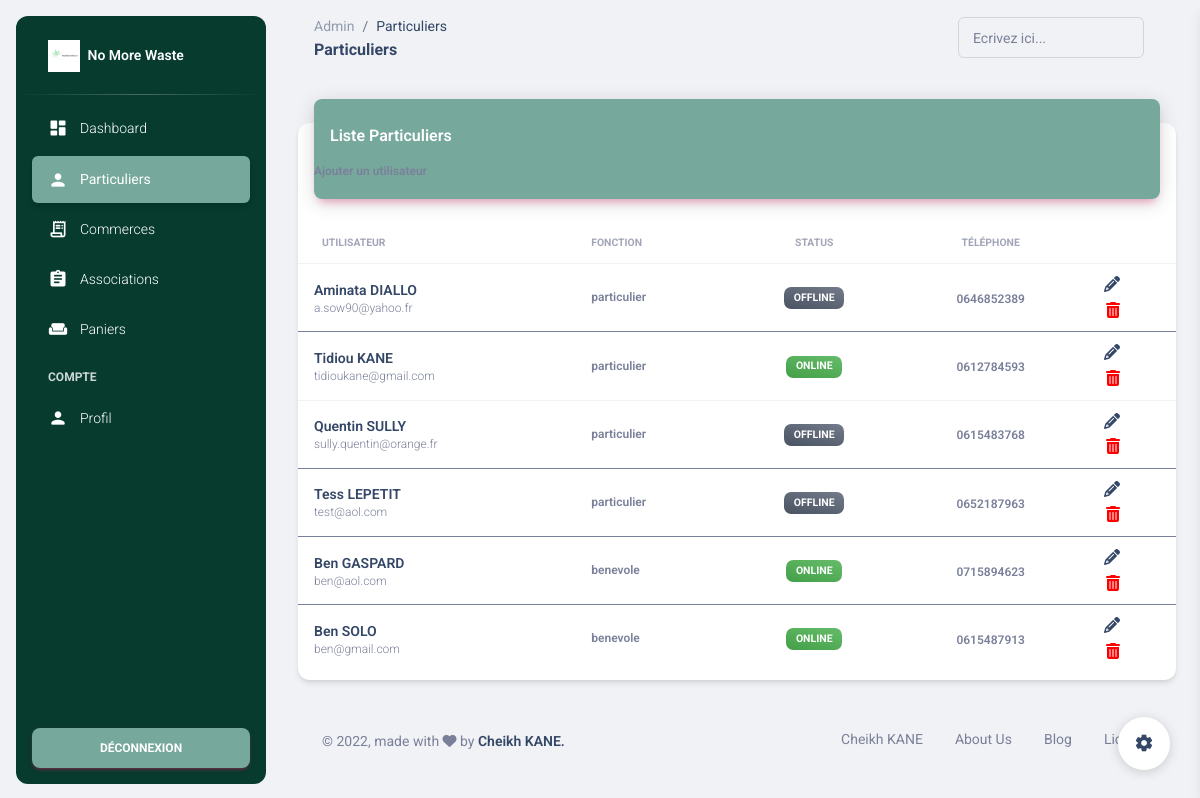
Page /admin/particuliers.php (signed in) on the committed database.
### tables this page shows
CREATE TABLE `user` (
  `id` int(11) NOT NULL,
  `status` varchar(15) NOT NULL,
  `nom` varchar(255) NOT NULL,
  `prenom` varchar(255) NOT NULL,
  `mail` varchar(255) NOT NULL,
  `mdp` varchar(255) NOT NULL,
  `date_naissance` date NOT NULL,
  `numero_telephone` varchar(15) NOT NULL,
  `adresse` varchar(255) NOT NULL,
  `code_postal` varchar(5) NOT NULL,
  `ville` varchar(255) NOT NULL,
  `pays` varchar(255) NOT NULL,
  `check_mail` varchar(255) NOT NULL,
  `blocked` char(3) NOT NULL DEFAULT 'non',
  `online` char(1) NOT NULL DEFAULT '0'
);

### functions.php (called while the page is built, shortened)
<?php
function getUsers($db) {
	$results = $db->query("SELECT * from user where status != 'admin'");
	return $results;
}

### admin/particuliers.php (the view, shortened to what this page needs)
<?php
require "../functions.php";
$connect = connectDB();
$res = getUsers($connect);
?>
<!DOCTYPE html>
<html lang="en">
<head>
  <link href="../assets/css/nucleo-icons.css" rel="stylesheet" />
  <link href="../assets/css/nucleo-svg.css" rel="stylesheet" />
  <link id="pagestyle" href="../assets/css/material-dashboard.css?v=3.0.4" rel="stylesheet" />
</head>
<body class="g-sidenav-show  bg-gray-200">
  <aside class="sidenav navbar navbar-vertical navbar-expand-xs border-0 border-radius-xl my-3 fixed-start ms-3   bg-gradient-dark" id="sidenav-main">
    <div class="sidenav-header">
      <a class="navbar-brand m-0" href="" target="_blank">
        <img src="../assets/img/logo-ct.png" class="navbar-brand-img h-100" alt="main_logo">
        <span class="ms-1 font-weight-bold text-white">No More Waste</span>
      </a>
    </div>
    <hr class="horizontal light mt-0 mb-2">
    <div class="collapse navbar-collapse  w-auto " id="sidenav-collapse-main">
      <ul class="navbar-nav">
        <li class="nav-item">
          <a class="nav-link text-white " href="dashboard.php">
            <div class="text-white text-center me-2 d-flex align-items-center justify-content-center">
              <i class="material-icons opacity-10">dashboard</i>
            </div>
            <span class="nav-link-text ms-1">Dashboard</span>
          </a>
        </li>
        <li class="nav-item">
          <a class="nav-link text-white active bg-gradient-primary" href="particuliers.php">
            <div class="text-white text-center me-2 d-flex align-items-center justify-content-center">
              <i class="material-icons opacity-10">person</i>
            </div>
            <span class="nav-link-text ms-1">Particuliers</span>
          </a>
        </li>
        <li class="nav-item">
          <a class="nav-link text-white " href="commerces.php">
            <div class="text-white text-center me-2 d-flex align-items-center justify-content-center">
              <i class="material-icons opacity-10">receipt_long</i>
            </div>
            <span class="nav-link-text ms-1">Commerces</span>
          </a>
        </li>
        <li class="nav-item">
          <a class="nav-link text-white " href="associations.php">
            <div class="text-white text-center me-2 d-flex align-items-center justify-content-center">
              <i class="material-icons opacity-10">assignment</i>
            </div>
            <span class="nav-link-text ms-1">Associations</span>
          </a>
        </li>
        <li class="nav-item">
          <a class="nav-link text-white " href="paniers.php">
            <div class="text-white text-center me-2 d-flex align-items-center justify-content-center">
              <i class="material-icons opacity-10">weekend</i>
            </div>
            <span class="nav-link-text ms-1">Paniers</span>
          </a>
        </li>
        <li class="nav-item mt-3">
          <h6 class="ps-4 ms-2 text-uppercase text-xs text-white font-weight-bolder opacity-8">Compte</h6>
        </li>
        <li class="nav-item">
          <a class="nav-link text-white " href="profile.php">
            <div class="text-white text-center me-2 d-flex align-items-center justify-content-center">
              <i class="material-icons opacity-10">person</i>
            </div>
            <span class="nav-link-text ms-1">Profil</span>
          </a>
        </li>
      </ul>
    </div>
    <div class="sidenav-footer position-absolute w-100 bottom-0 ">
      <div class="mx-3">
        <a class="btn bg-gradient-primary mt-4 w-100" href="../logout.php" type="button">Déconnexion</a>
      </div>
    </div>
  </aside>
  <main class="main-content position-relative max-height-vh-100 h-100 border-radius-lg ">
    <nav class="navbar navbar-main navbar-expand-lg px-0 mx-4 shadow-none border-radius-xl" id="navbarBlur" data-scroll="true">
      <div class="container-fluid py-1 px-3">
        <nav aria-label="breadcrumb">
          <ol class="breadcrumb bg-transparent mb-0 pb-0 pt-1 px-0 me-sm-6 me-5">
            <li class="breadcrumb-item text-sm"><a class="opacity-5 text-dark" href="javascript:;">Admin</a></li>
            <li class="breadcrumb-item text-sm text-dark active" aria-current="page">Particuliers</li>
          </ol>
          <h6 class="font-weight-bolder mb-0">Particuliers</h6>
        </nav>
        <div class="collapse navbar-collapse mt-sm-0 mt-2 me-md-0 me-sm-4" id="navbar">
          <div class="ms-md-auto pe-md-3 d-flex align-items-center">
            <div class="input-group input-group-outline">
              <label class="form-label">Ecrivez ici...</label>
              <input type="text" class="form-control">
            </div>
          </div>
        </div>
      </div>
    </nav>
    <div class="container-fluid py-4">
      <div class="row">
        <div class="col-12">
          <div class="card my-4">
            <div class="card-header p-0 position-relative mt-n4 mx-3 z-index-2">
              <div class="bg-gradient-primary shadow-primary border-radius-lg pt-4 pb-3">
                <h6 class="text-white text-capitalize ps-3">Liste Particuliers</h6>
                <a href="addUser.php" class="text-secondary font-weight-bold text-xs">
                    Ajouter un utilisateur
                </a>
              </div>
            </div>
            <div class="card-body px-0 pb-2">
              <div class="table-responsive p-0">
                <table class="table align-items-center mb-0">
                  <thead>
                    <tr>
                      <th class="text-uppercase text-secondary text-xxs font-weight-bolder opacity-7">Utilisateur</th>
                      <th class="text-uppercase text-secondary text-xxs font-weight-bolder opacity-7 ps-2">Fonction</th>
                      <th class="text-center text-uppercase text-secondary text-xxs font-weight-bolder opacity-7">Status</th>
                      <th class="text-center text-uppercase text-secondary text-xxs font-weight-bolder opacity-7">Téléphone</th>
                      <th class="text-secondary opacity-7"></th>
                    </tr>
                  </thead>
<?php
if (isset($res)){
    while($data = $res->fetch()){
        if($data["online"] == "1"){
?>
                  <tbody>
                    <tr>
                      <td>
                        <div class="d-flex px-2 py-1">
                          <div class="d-flex flex-column justify-content-center">
                            <h6 class="mb-0 text-sm"><?=$data["prenom"]." ".$data["nom"]?></h6>
                            <p class="text-xs text-secondary mb-0"><?=$data["mail"]?></p>
                          </div>
                        </div>
                      </td>
                      <td>
                        <p class="text-xs font-weight-bold mb-0"><?=$data["status"]?></p>
                      </td>
                      <td class="align-middle text-center text-sm">
                        <span class="badge badge-sm bg-gradient-success">Online</span>
                      </td>
                      <td class="align-middle text-center">
                        <span class="text-secondary text-xs font-weight-bold"><?=$data["numero_telephone"]?></span>
                      </td>
                      <td class="align-middle">
                        <div class="col-md-4 text-end">
                          <a href="modifyParticulier.php">
                              <i class='fas fa-pencil-alt'></i>
                          </a>
                        </div>
                        <div class="col-md-4 text-end">
                          <a href="deleteParticulier.php">
                              <i class='fas fa-trash-alt' style="color:red"></i>
                          </a>
                        </div>
                      </td>
                    </tr>
<?php
        }else{
?>
                    <tr>
                      <td>
                        <div class="d-flex px-2 py-1">
                          <div class="d-flex flex-column justify-content-center">
                            <h6 class="mb-0 text-sm"><?=$data["prenom"]." ".$data["nom"]?></h6>
                            <p class="text-xs text-secondary mb-0"><?=$data["mail"]?></p>
                          </div>
                        </div>
                      </td>
                      <td>
                        <p class="text-xs font-weight-bold mb-0"><?=$data["status"]?></p>
                      </td>
                      <td class="align-middle text-center text-sm">
                        <span class="badge badge-sm bg-gradient-secondary">Offline</span>
                      </td>
                      <td class="align-middle text-center">
                        <span class="text-secondary text-xs font-weight-bold"><?=$data["numero_telephone"]?></span>
                      </td>
                      <td class="align-middle">
                        <div class="col-md-4 text-end">
                          <a href="modifyParticulier.php">
                              <i class='fas fa-pencil-alt'></i>
                          </a>
                        </div>
                        <div class="col-md-4 text-end">
                          <a href="deleteParticulier.php">
                              <i class='fas fa-trash-alt' style="color:red"></i>
                          </a>
                        </div>
                      </td>
                    </tr>
                  </tbody>
<?php
        }
    }
}else{
  echo("Liste utilisateurs vide");
}
?>
                </table>
              </div>
            </div>
          </div>
        </div>
      </div>
      <footer class="footer py-4  ">
        <div class="container-fluid">
          <div class="row align-items-center justify-content-lg-between">
            <div class="col-lg-6 mb-lg-0 mb-4">
              <div class="copyright text-center text-sm text-muted text-lg-start">
                © ,
                made with <i class="fa fa-heart"></i> by
                <a href="" class="font-weight-bold" >Cheikh KANE.</a>
              </div>
            </div>
            <div class="col-lg-6">
              <ul class="nav nav-footer justify-content-center justify-content-lg-end">
                <li class="nav-item">
                  <a href="" class="nav-link text-muted">Cheikh KANE</a>
                </li>
                <li class="nav-item">
                  <a href="" class="nav-link text-muted">About Us</a>
                </li>
                <li class="nav-item">
                  <a href="" class="nav-link text-muted">Blog</a>
                </li>
                <li class="nav-item">
                  <a href="" class="nav-link pe-0 text-muted">License</a>
                </li>
              </ul>
            </div>
          </div>
        </div>
      </footer>
    </div>
  </main>
  <div class="fixed-plugin">
    <a class="fixed-plugin-button text-dark position-fixed px-3 py-2">
      <i class="material-icons py-2">settings</i>
    </a>
  </div>
</body>
</html>

### rows in the picture
user: prenom "Aminata", nom "DIALLO", mail "a.sow90@yahoo.fr", status "particulier", numero_telephone "0646852389"
user: prenom "Tidiou", nom "KANE", mail "tidioukane@gmail.com", status "particulier", numero_telephone "0612784593"
user: prenom "Quentin", nom "SULLY", mail "sully.quentin@orange.fr", status "particulier", numero_telephone "0615483768"
user: prenom "Tess", nom "LEPETIT", mail "test@aol.com", status "particulier", numero_telephone "0652187963"
user: prenom "Ben", nom "GASPARD", mail "ben@aol.com", status "benevole", numero_telephone "0715894623"
user: prenom "Ben", nom "SOLO", mail "ben@gmail.com", status "benevole", numero_telephone "0615487913"
